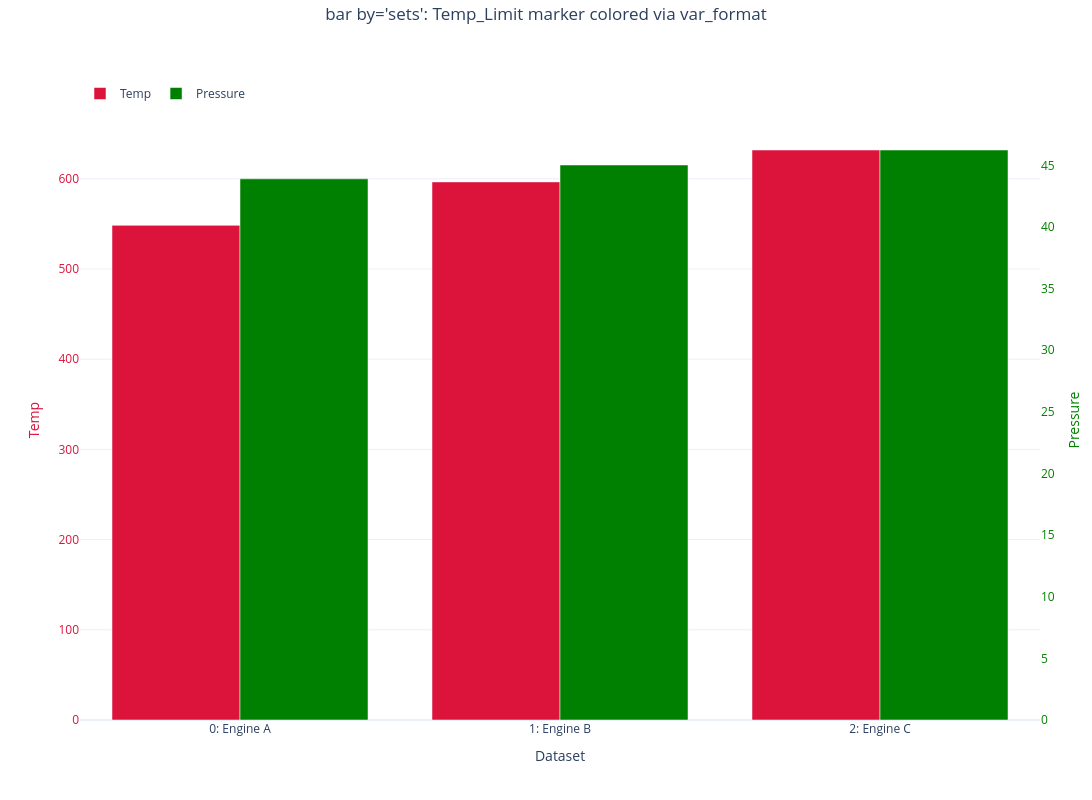

The notebook cell saved with this chart:
### Markdown cell above
## 5. Same marker overlay, `by='sets'` (subplot per dataset)

The marker overlay keeps its `var_format` color in the per-dataset layout too.

### Code cell
nb.suptitle = "bar by='sets': Temp_Limit marker colored via var_format"
nb.color("Pressure", 'green')
nb.bar(x="PHASE", y=["Temp", "Pressure"], markers="Temp_Limit", by="dataset_x")

### Figure 1 — Plotly figure (JSON) as saved in the notebook; plotly's stock layout.template omitted (floating-point values rounded to 4 significant figures)
{"data": [{"marker": {"color": "crimson"}, "name": "Temp", "offsetgroup": "0", "opacity": 1, "type": "bar", "x": ["0: Engine A", "1: Engine B", "2: Engine C"], "y": [548.4, 596.6, 632.0], "yaxis": "y"}, {"marker": {"color": "green"}, "name": "Pressure", "offsetgroup": "1", "opacity": 1, "type": "bar", "x": ["0: Engine A", "1: Engine B", "2: Engine C"], "y": [43.91, 45.03, 46.25], "yaxis": "y2"}], "layout": {"barmode": "group", "height": 800, "legend": {"orientation": "h", "x": 0, "xanchor": "left", "y": 1.02, "yanchor": "bottom"}, "margin": {"r": 50, "t": 120}, "title": {"text": "bar by='sets': Temp_Limit marker colored via var_format", "x": 0.5, "y": 0.99, "yanchor": "top", "yref": "container"}, "width": 1200, "xaxis": {"domain": [0, 1], "title": {"text": "Dataset"}}, "yaxis": {"showgrid": true, "tickfont": {"color": "crimson"}, "title": {"font": {"color": "crimson"}, "text": "Temp"}}, "yaxis2": {"anchor": "x", "overlaying": "y", "showgrid": false, "side": "right", "tickfont": {"color": "green"}, "title": {"font": {"color": "green"}, "text": "Pressure"}}}}
